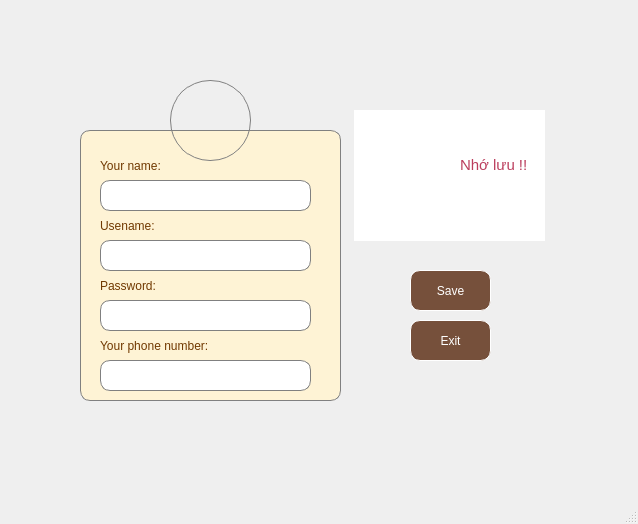
<?xml version="1.0" encoding="UTF-8"?>
<ui version="4.0">
 <class>MainWindow</class>
 <widget class="QMainWindow" name="MainWindow">
  <property name="geometry">
   <rect>
    <x>0</x>
    <y>0</y>
    <width>638</width>
    <height>524</height>
   </rect>
  </property>
  <property name="windowTitle">
   <string>Đăng ký</string>
  </property>
  <widget class="QWidget" name="centralwidget">
   <widget class="QLabel" name="label">
    <property name="geometry">
     <rect>
      <x>0</x>
      <y>0</y>
      <width>641</width>
      <height>471</height>
     </rect>
    </property>
    <property name="text">
     <string/>
    </property>
    <property name="pixmap">
     <pixmap resource="../resources.qrc">:/login/images/anhnendep.png</pixmap>
    </property>
    <property name="scaledContents">
     <bool>true</bool>
    </property>
   </widget>
   <widget class="QLabel" name="label_4">
    <property name="geometry">
     <rect>
      <x>80</x>
      <y>130</y>
      <width>261</width>
      <height>271</height>
     </rect>
    </property>
    <property name="styleSheet">
     <string notr="true">background-color: rgb(254, 243, 213);
border-radius: 10px; border: 1px solid gray</string>
    </property>
    <property name="text">
     <string/>
    </property>
   </widget>
   <widget class="QLineEdit" name="lineEditname">
    <property name="geometry">
     <rect>
      <x>100</x>
      <y>180</y>
      <width>211</width>
      <height>31</height>
     </rect>
    </property>
    <property name="styleSheet">
     <string notr="true">border-radius: 10px; border: 1px solid gray
</string>
    </property>
    <property name="text">
     <string/>
    </property>
   </widget>
   <widget class="QLabel" name="label_3">
    <property name="geometry">
     <rect>
      <x>100</x>
      <y>150</y>
      <width>111</width>
      <height>31</height>
     </rect>
    </property>
    <property name="styleSheet">
     <string notr="true">font: 11pt &quot;Palatino Linotype&quot;;
color: rgb(112, 56, 0);
</string>
    </property>
    <property name="text">
     <string>Your name:</string>
    </property>
   </widget>
   <widget class="QLineEdit" name="lineEditusername">
    <property name="geometry">
     <rect>
      <x>100</x>
      <y>240</y>
      <width>211</width>
      <height>31</height>
     </rect>
    </property>
    <property name="styleSheet">
     <string notr="true">border-radius: 10px; border: 1px solid gray
</string>
    </property>
    <property name="text">
     <string/>
    </property>
   </widget>
   <widget class="QLabel" name="label_5">
    <property name="geometry">
     <rect>
      <x>100</x>
      <y>210</y>
      <width>81</width>
      <height>31</height>
     </rect>
    </property>
    <property name="styleSheet">
     <string notr="true">font: 11pt &quot;Palatino Linotype&quot;;
color: rgb(112, 56, 0);
</string>
    </property>
    <property name="text">
     <string>Usename:</string>
    </property>
   </widget>
   <widget class="QLineEdit" name="lineEditpass">
    <property name="geometry">
     <rect>
      <x>100</x>
      <y>300</y>
      <width>211</width>
      <height>31</height>
     </rect>
    </property>
    <property name="styleSheet">
     <string notr="true">border-radius: 10px; border: 1px solid gray
</string>
    </property>
    <property name="text">
     <string/>
    </property>
    <property name="echoMode">
     <enum>QLineEdit::Normal</enum>
    </property>
    <property name="clearButtonEnabled">
     <bool>false</bool>
    </property>
   </widget>
   <widget class="QLabel" name="label_6">
    <property name="geometry">
     <rect>
      <x>100</x>
      <y>270</y>
      <width>81</width>
      <height>31</height>
     </rect>
    </property>
    <property name="styleSheet">
     <string notr="true">font: 11pt &quot;Palatino Linotype&quot;;
color: rgb(112, 56, 0);
</string>
    </property>
    <property name="text">
     <string>Password:</string>
    </property>
   </widget>
   <widget class="QLabel" name="label_2">
    <property name="geometry">
     <rect>
      <x>170</x>
      <y>80</y>
      <width>81</width>
      <height>81</height>
     </rect>
    </property>
    <property name="styleSheet">
     <string notr="true">border-radius:40px; border: 1px solid gray
</string>
    </property>
    <property name="text">
     <string/>
    </property>
    <property name="pixmap">
     <pixmap resource="../resources.qrc">:/login/images/anger.png</pixmap>
    </property>
    <property name="scaledContents">
     <bool>true</bool>
    </property>
   </widget>
   <widget class="QLabel" name="label_7">
    <property name="geometry">
     <rect>
      <x>354</x>
      <y>110</y>
      <width>191</width>
      <height>131</height>
     </rect>
    </property>
    <property name="styleSheet">
     <string notr="true">background-color: rgb(255, 255, 255);</string>
    </property>
    <property name="text">
     <string/>
    </property>
   </widget>
   <widget class="QPushButton" name="pushButtonsave">
    <property name="geometry">
     <rect>
      <x>410</x>
      <y>270</y>
      <width>81</width>
      <height>41</height>
     </rect>
    </property>
    <property name="styleSheet">
     <string notr="true">background-color: rgb(118, 80, 59);
color: rgb(255, 255, 255);
font: 75 10pt &quot;Palatino Linotype&quot;;
border-radius: 10px;
border: 1px solid white
</string>
    </property>
    <property name="text">
     <string>Save</string>
    </property>
    <property name="icon">
     <iconset resource="../resources.qrc">
      <normaloff>:/login/images/pass.png</normaloff>:/login/images/pass.png</iconset>
    </property>
   </widget>
   <widget class="QPushButton" name="pushButtonexit">
    <property name="geometry">
     <rect>
      <x>410</x>
      <y>320</y>
      <width>81</width>
      <height>41</height>
     </rect>
    </property>
    <property name="styleSheet">
     <string notr="true">background-color: rgb(118, 80, 59);
color: rgb(255, 255, 255);
font: 75 10pt &quot;Palatino Linotype&quot;;
border-radius: 10px;
border: 1px solid white</string>
    </property>
    <property name="text">
     <string>Exit</string>
    </property>
    <property name="icon">
     <iconset resource="../resources.qrc">
      <normaloff>:/login/images/out.png</normaloff>:/login/images/out.png</iconset>
    </property>
   </widget>
   <widget class="QLabel" name="label_8">
    <property name="geometry">
     <rect>
      <x>400</x>
      <y>160</y>
      <width>111</width>
      <height>111</height>
     </rect>
    </property>
    <property name="text">
     <string/>
    </property>
    <property name="pixmap">
     <pixmap resource="../resources.qrc">:/login/images/thaotacne.png</pixmap>
    </property>
    <property name="scaledContents">
     <bool>true</bool>
    </property>
   </widget>
   <widget class="QLabel" name="label_9">
    <property name="geometry">
     <rect>
      <x>450</x>
      <y>140</y>
      <width>81</width>
      <height>51</height>
     </rect>
    </property>
    <property name="text">
     <string/>
    </property>
    <property name="pixmap">
     <pixmap resource="../resources.qrc">:/login/images/thoaihong.png</pixmap>
    </property>
    <property name="scaledContents">
     <bool>true</bool>
    </property>
   </widget>
   <widget class="QLabel" name="label_10">
    <property name="geometry">
     <rect>
      <x>460</x>
      <y>140</y>
      <width>91</width>
      <height>51</height>
     </rect>
    </property>
    <property name="styleSheet">
     <string notr="true">font: 75 10pt &quot;Palatino Linotype&quot;;
color: rgb(138, 46, 69);</string>
    </property>
    <property name="text">
     <string>&lt;html&gt;&lt;head/&gt;&lt;body&gt;&lt;p&gt;&lt;span style=&quot; font-size:11pt; color:#bb3e5d;&quot;&gt;Nhớ lưu !!&lt;/span&gt;&lt;/p&gt;&lt;/body&gt;&lt;/html&gt;</string>
    </property>
   </widget>
   <widget class="QLabel" name="label_11">
    <property name="geometry">
     <rect>
      <x>100</x>
      <y>310</y>
      <width>81</width>
      <height>31</height>
     </rect>
    </property>
    <property name="styleSheet">
     <string notr="true">font: 11pt &quot;Palatino Linotype&quot;;
color: rgb(112, 56, 0);
</string>
    </property>
    <property name="text">
     <string/>
    </property>
   </widget>
   <widget class="QLineEdit" name="lineEditpass_2">
    <property name="geometry">
     <rect>
      <x>100</x>
      <y>360</y>
      <width>211</width>
      <height>31</height>
     </rect>
    </property>
    <property name="styleSheet">
     <string notr="true">border-radius: 10px; border: 1px solid gray
</string>
    </property>
    <property name="text">
     <string/>
    </property>
   </widget>
   <widget class="QLabel" name="label_12">
    <property name="geometry">
     <rect>
      <x>100</x>
      <y>320</y>
      <width>261</width>
      <height>51</height>
     </rect>
    </property>
    <property name="styleSheet">
     <string notr="true">font: 11pt &quot;Palatino Linotype&quot;;
color: rgb(112, 56, 0);
</string>
    </property>
    <property name="text">
     <string>Your phone number:</string>
    </property>
   </widget>
   <zorder>label</zorder>
   <zorder>label_7</zorder>
   <zorder>label_4</zorder>
   <zorder>lineEditpass</zorder>
   <zorder>label_6</zorder>
   <zorder>label_2</zorder>
   <zorder>lineEditname</zorder>
   <zorder>label_3</zorder>
   <zorder>lineEditusername</zorder>
   <zorder>label_5</zorder>
   <zorder>pushButtonsave</zorder>
   <zorder>pushButtonexit</zorder>
   <zorder>label_8</zorder>
   <zorder>label_9</zorder>
   <zorder>label_10</zorder>
   <zorder>label_11</zorder>
   <zorder>lineEditpass_2</zorder>
   <zorder>label_12</zorder>
  </widget>
  <widget class="QMenuBar" name="menubar">
   <property name="geometry">
    <rect>
     <x>0</x>
     <y>0</y>
     <width>638</width>
     <height>26</height>
    </rect>
   </property>
  </widget>
  <widget class="QStatusBar" name="statusbar"/>
 </widget>
 <resources>
  <include location="../resources.qrc"/>
 </resources>
 <connections/>
</ui>
